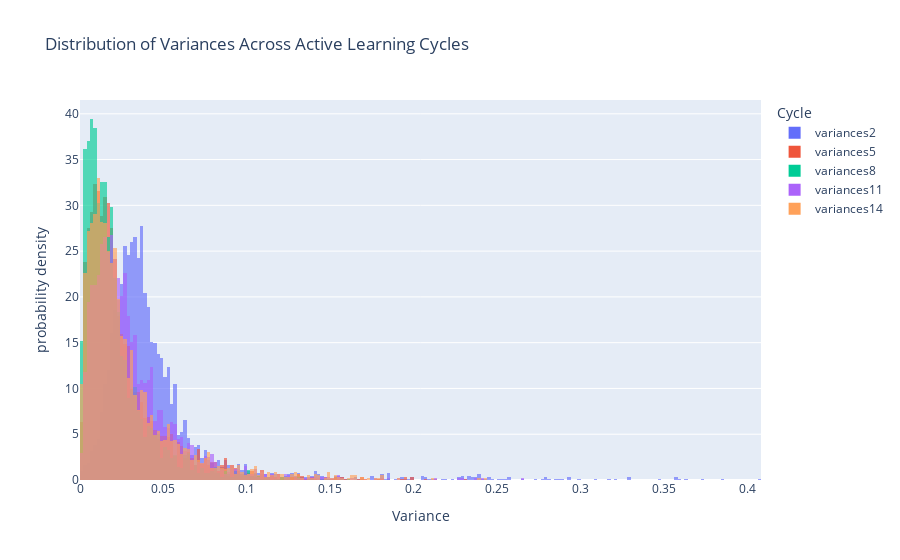

Notebook code for this chart:
### Code cell
columns_to_plot = ['variances2', 'variances5', 'variances8', 'variances11', 'variances14']

# "Melt" the selected columns into a long-format DataFrame
melted_df = final_df[columns_to_plot].melt(
    var_name='Cycle',      # New column for the original column names
    value_name='Variance'  # New column for the variance values
)

fig = px.histogram(
    data_frame=melted_df,
    x='Variance',                                  
    color='Cycle',                                 
    barmode='overlay',                             
    opacity=0.65,                                  
    histnorm='probability density',                
    title='Distribution of Variances Across Active Learning Cycles'
)

fig.show()

### Figure 1 — Plotly figure (JSON) as saved in the notebook; plotly's stock layout.template omitted (floating-point values rounded to 4 significant figures; data arrays with more than 128 entries replaced by an {"elided": "..."} marker saying what was removed)
{"data": [{"bingroup": "x", "histnorm": "probability density", "hovertemplate": "Cycle=variances2<br>Variance=%{x}<br>probability density=%{y}<extra></extra>", "legendgroup": "variances2", "marker": {"color": "#636efa", "opacity": 0.65, "pattern": {"shape": ""}}, "name": "variances2", "orientation": "v", "showlegend": true, "type": "histogram", "x": {"elided": "3152 float values"}, "xaxis": "x", "yaxis": "y"}, {"bingroup": "x", "histnorm": "probability density", "hovertemplate": "Cycle=variances5<br>Variance=%{x}<br>probability density=%{y}<extra></extra>", "legendgroup": "variances5", "marker": {"color": "#EF553B", "opacity": 0.65, "pattern": {"shape": ""}}, "name": "variances5", "orientation": "v", "showlegend": true, "type": "histogram", "x": {"elided": "3152 float values"}, "xaxis": "x", "yaxis": "y"}, {"bingroup": "x", "histnorm": "probability density", "hovertemplate": "Cycle=variances8<br>Variance=%{x}<br>probability density=%{y}<extra></extra>", "legendgroup": "variances8", "marker": {"color": "#00cc96", "opacity": 0.65, "pattern": {"shape": ""}}, "name": "variances8", "orientation": "v", "showlegend": true, "type": "histogram", "x": {"elided": "3152 float values"}, "xaxis": "x", "yaxis": "y"}, {"bingroup": "x", "histnorm": "probability density", "hovertemplate": "Cycle=variances11<br>Variance=%{x}<br>probability density=%{y}<extra></extra>", "legendgroup": "variances11", "marker": {"color": "#ab63fa", "opacity": 0.65, "pattern": {"shape": ""}}, "name": "variances11", "orientation": "v", "showlegend": true, "type": "histogram", "x": {"elided": "3152 float values"}, "xaxis": "x", "yaxis": "y"}, {"bingroup": "x", "histnorm": "probability density", "hovertemplate": "Cycle=variances14<br>Variance=%{x}<br>probability density=%{y}<extra></extra>", "legendgroup": "variances14", "marker": {"color": "#FFA15A", "opacity": 0.65, "pattern": {"shape": ""}}, "name": "variances14", "orientation": "v", "showlegend": true, "type": "histogram", "x": {"elided": "3152 float values"}, "xaxis": "x", "yaxis": "y"}], "layout": {"barmode": "overlay", "legend": {"title": {"text": "Cycle"}, "tracegroupgap": 0}, "title": {"text": "Distribution of Variances Across Active Learning Cycles"}, "xaxis": {"anchor": "y", "domain": [0, 1], "title": {"text": "Variance"}}, "yaxis": {"anchor": "x", "domain": [0, 1], "title": {"text": "probability density"}}}}
